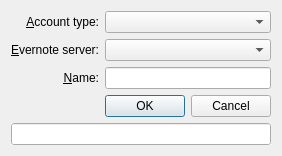
<?xml version="1.0" encoding="UTF-8"?>
<ui version="4.0">
 <class>AddAccountDialog</class>
 <widget class="QDialog" name="AddAccountDialog">
  <property name="geometry">
   <rect>
    <x>0</x>
    <y>0</y>
    <width>243</width>
    <height>155</height>
   </rect>
  </property>
  <property name="windowTitle">
   <string>Dialog</string>
  </property>
  <layout class="QGridLayout" name="gridLayout">
   <item row="0" column="0">
    <widget class="QLabel" name="accountTypeLabel">
     <property name="text">
      <string>&amp;Account type:</string>
     </property>
     <property name="alignment">
      <set>Qt::AlignRight|Qt::AlignTrailing|Qt::AlignVCenter</set>
     </property>
     <property name="buddy">
      <cstring>accountTypeComboBox</cstring>
     </property>
    </widget>
   </item>
   <item row="2" column="0">
    <widget class="QLabel" name="accountNameLabel">
     <property name="text">
      <string>&amp;Name:</string>
     </property>
     <property name="alignment">
      <set>Qt::AlignRight|Qt::AlignTrailing|Qt::AlignVCenter</set>
     </property>
     <property name="buddy">
      <cstring>accountNameLineEdit</cstring>
     </property>
    </widget>
   </item>
   <item row="2" column="1">
    <widget class="QLineEdit" name="accountNameLineEdit"/>
   </item>
   <item row="5" column="0">
    <spacer name="horizontalSpacer">
     <property name="orientation">
      <enum>Qt::Horizontal</enum>
     </property>
     <property name="sizeType">
      <enum>QSizePolicy::Minimum</enum>
     </property>
     <property name="sizeHint" stdset="0">
      <size>
       <width>50</width>
       <height>20</height>
      </size>
     </property>
    </spacer>
   </item>
   <item row="0" column="1">
    <widget class="QComboBox" name="accountTypeComboBox"/>
   </item>
   <item row="5" column="1">
    <widget class="QDialogButtonBox" name="buttonBox">
     <property name="orientation">
      <enum>Qt::Horizontal</enum>
     </property>
     <property name="standardButtons">
      <set>QDialogButtonBox::Cancel|QDialogButtonBox::Ok</set>
     </property>
    </widget>
   </item>
   <item row="1" column="0">
    <widget class="QLabel" name="evernoteServerLabel">
     <property name="text">
      <string>&amp;Evernote server:</string>
     </property>
     <property name="alignment">
      <set>Qt::AlignRight|Qt::AlignTrailing|Qt::AlignVCenter</set>
     </property>
     <property name="buddy">
      <cstring>evernoteServerComboBox</cstring>
     </property>
    </widget>
   </item>
   <item row="1" column="1">
    <widget class="QComboBox" name="evernoteServerComboBox"/>
   </item>
   <item row="6" column="0" colspan="2">
    <widget class="QLineEdit" name="statusText">
     <property name="autoFillBackground">
      <bool>true</bool>
     </property>
     <property name="readOnly">
      <bool>true</bool>
     </property>
    </widget>
   </item>
  </layout>
 </widget>
 <resources/>
 <connections>
  <connection>
   <sender>buttonBox</sender>
   <signal>accepted()</signal>
   <receiver>AddAccountDialog</receiver>
   <slot>accept()</slot>
   <hints>
    <hint type="sourcelabel">
     <x>248</x>
     <y>254</y>
    </hint>
    <hint type="destinationlabel">
     <x>157</x>
     <y>274</y>
    </hint>
   </hints>
  </connection>
  <connection>
   <sender>buttonBox</sender>
   <signal>rejected()</signal>
   <receiver>AddAccountDialog</receiver>
   <slot>reject()</slot>
   <hints>
    <hint type="sourcelabel">
     <x>316</x>
     <y>260</y>
    </hint>
    <hint type="destinationlabel">
     <x>286</x>
     <y>274</y>
    </hint>
   </hints>
  </connection>
 </connections>
</ui>
